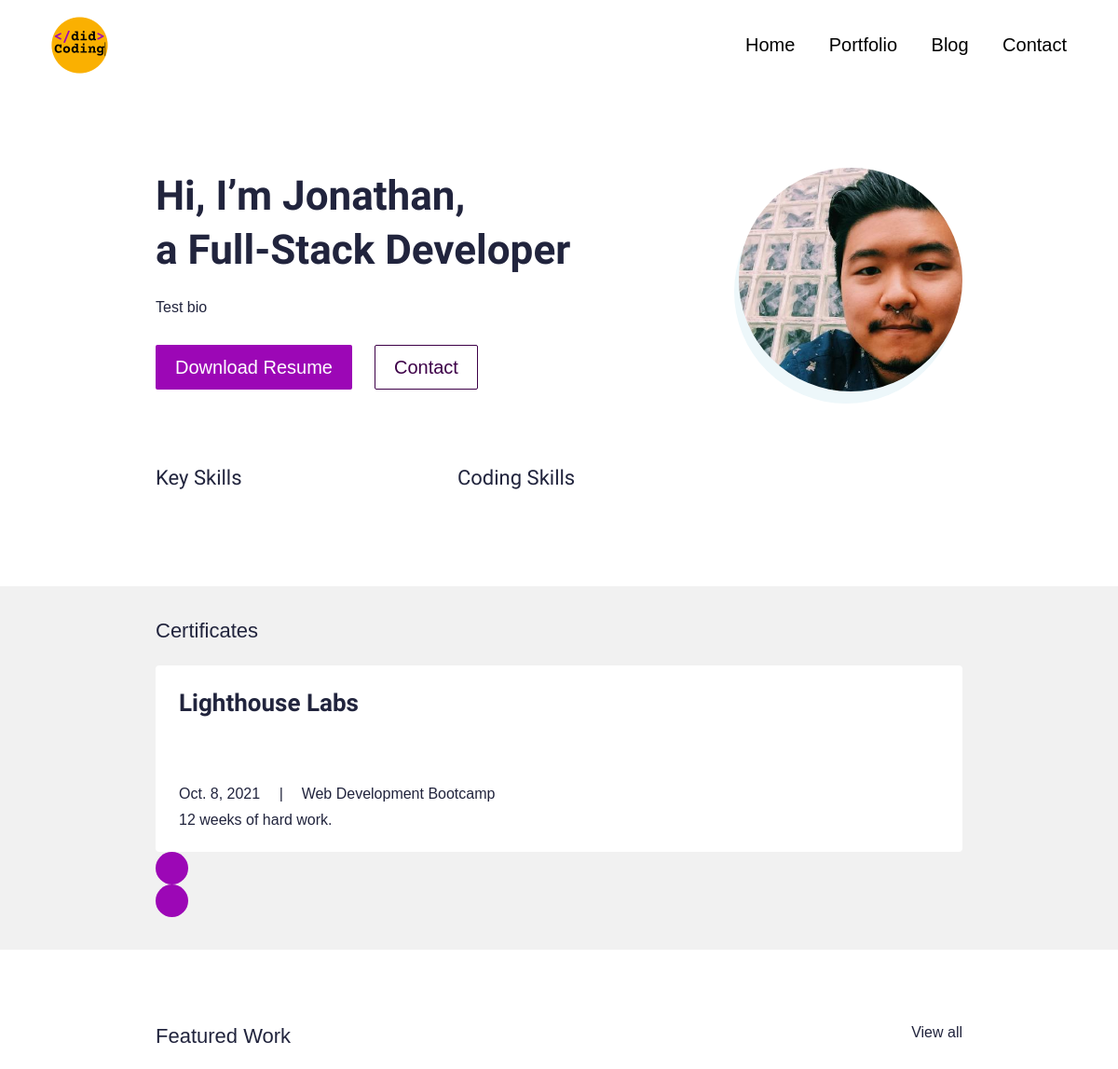
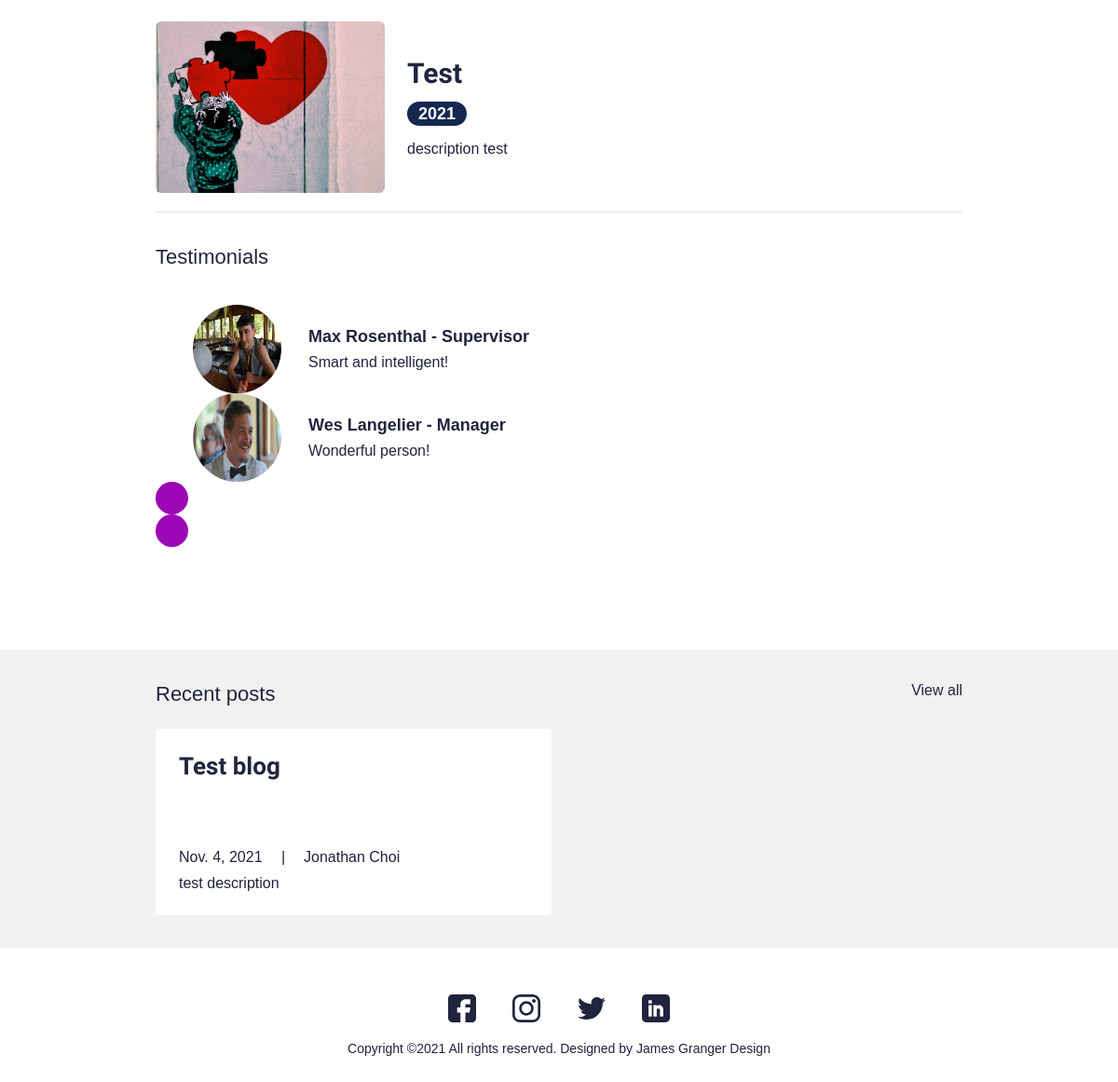
The page / on the database its author committed (2 pictures, top to bottom).
### main/models.py (models this page shows, shortened)
class UserProfile(models.Model):
    class Meta:
        verbose_name_plural = 'User Profiles'
        verbose_name = 'User Profile'
    user = models.OneToOneField(User, on_delete=models.CASCADE)
    avatar = models.ImageField(blank=True, null=True, upload_to="avatar")
    title = models.CharField(max_length=200, blank=True, null=True)
    bio = models.TextField(blank=True, null=True)
    skills = models.ManyToManyField(Skill, blank=True)
    cv = models.FileField(blank=True, null=True, upload_to="cv")

class Certificate(models.Model):
    class Meta:
        verbose_name_plural = 'Certificates'
        verbose_name = 'Certificate'
    date = models.DateTimeField(blank=True, null=True)
    name = models.CharField(max_length=50, blank=True, null=True)
    title = models.CharField(max_length=200, blank=True, null=True)
    description = models.CharField(max_length=500, blank=True, null=True)
    is_active = models.BooleanField(default=True)

class Portfolio(models.Model):
    class Meta:
        verbose_name_plural = 'Portfolio Profiles'
        verbose_name = 'Portfolio'
        ordering = ["name"]
    date = models.DateTimeField(blank=True, null=True)
    name = models.CharField(max_length=200, blank=True, null=True)
    description = models.CharField(max_length=500, blank=True, null=True)
    body = RichTextField(blank=True, null=True)
    image = models.ImageField(blank=True, null=True, upload_to="portfolio")
    slug = models.SlugField(null=True, blank=True)
    is_active = models.BooleanField(default=True)

class Testimonial(models.Model):
    class Meta:
        verbose_name_plural = 'Testimonials'
        verbose_name = 'Testimonial'
        ordering = ["name"]
    thumbnail = models.ImageField(
        blank=True, null=True, upload_to="testimonials")
    name = models.CharField(max_length=200, blank=True, null=True)
    role = models.CharField(max_length=200, blank=True, null=True)
    quote = models.CharField(max_length=500, blank=True, null=True)
    is_active = models.BooleanField(default=True)

class Blog(models.Model):
    class Meta:
        verbose_name_plural = 'Blog Profiles'
        verbose_name = 'Blog'
        ordering = ["timestamp"]
    timestamp = models.DateTimeField(auto_now_add=True)
    author = models.CharField(max_length=200, blank=True, null=True)
    name = models.CharField(max_length=200, blank=True, null=True)
    description = models.CharField(max_length=500, blank=True, null=True)
    body = RichTextField(blank=True, null=True)
    slug = models.SlugField(null=True, blank=True)
    image = models.ImageField(blank=True, null=True, upload_to="blog")
    is_active = models.BooleanField(default=True)

### main/views.py (the view)
# urls.py: path('', views.IndexView.as_view(), name="home"),
class IndexView(generic.TemplateView):
    template_name = "main/index.html"
    def get_context_data(self, **kwargs):
        context = super().get_context_data(**kwargs)
        testimonials = Testimonial.objects.filter(is_active=True)
        certificates = Certificate.objects.filter(is_active=True)
        blogs = Blog.objects.filter(is_active=True)
        portfolio = Portfolio.objects.filter(is_active=True)
        context["testimonials"] = testimonials
        context["certificates"] = certificates
        context["blogs"] = blogs
        context["portfolio"] = portfolio
        return context

### resume_demo/context_processors.py (called while the page is built)
def project_context(request):
    context = {
        'me': User.objects.first(),
    }
    return context

### main/templates/main/index.html (shortened to what this page needs)
{% extends 'main/base.html' %}
{% load static %}
{% block content %}
<section>
  <div class="bannerSection">
    <div class="container">
      <div class="row g-4 g-md-3  align-items-center">
        <div class="col-md-auto order-md-last">
          <div class="bannerUserImg">
            <img src="{{me.userprofile.avatar.url}}" alt="{{me.first_name|title}} {{me.last_name|title}} avatar">
          </div>
        </div>
        <div class="col-md">
          <div class="bannerContent">
            <h1 class="xlTitle pb-3">Hi, I’m {{me.first_name|title}}, <br> a {{me.userprofile.title}} </br></h1>
            <p>{{me.userprofile.bio}}</p>
            <div class="bannerBtnCol">
              <div class="row">
                <div class="col-auto">
                  <a download href="{{me.userprofile.cv.url}}" class="btn btnPrimary">Download Resume</a>
                </div>
                <div class="col-auto">
                  <a href="{% url 'main:contact' %}" class="btn btnOutline">Contact</a>
                </div>
              </div>
            </div>
          </div>
        </div>
      </div>
    </div>
  </div>
</section>
<section>
  <div class="sectionSpace pt-0">
    <div class="container">
      <div class="row">
        <div class="col-md-auto">
          <div class="keySkillCol">
            <h4 class="smTitle pb-3">Key Skills</h4>
          </div>
        </div>
        <div class="col-md">
          <h4 class="smTitle pb-3">Coding Skills</h4>
        </div>
      </div>
    </div>
  </div>
</section>
<section>
  <div class="sectionSpaceSm lightBg">
    <div class="container">
      <div class="row pb-3">
        <div class="col">
          <h4 class="smText regular">Certificates</h4>
        </div>
      </div>
      <div class="sliderOuter">
        <div class="swiper certificatesSlider">
          <div class="swiper-wrapper">
            {% for c in certificates %}
            {% if c.is_active %}
            <div class="swiper-slide">
              <div class="cardStyle1">
                <h4 class="mdTitle cs1Title">
                  <a href="javascript:void(0)">{{c.title}}</a>
                </h4>
                <ul class="cardOptionCol">
                  <li>{{c.date.date}}</li>
                  <li>{{c.name|title}}</li>
                </ul>
                <p>{{c.description}}</p>
              </div>
            </div>
            {% endif %}
            {% endfor %}
          </div>
        </div>
        <div class="cert-swiper-button-next swiper-button-next swiperBtnStyle"></div>
        <div class="cert-swiper-button-prev swiper-button-prev swiperBtnStyle"></div>
      </div>
    </div>
  </div>
</section>
<section>
  <div class="sectionSpace">
    <div class="container">
      <div class="portfolioCol">
        <div class="row pb-3">
          <div class="col">
            <h4 class="smText regular">Featured Work</h4>
          </div>
          <div class="col-auto">
            <a href="{% url 'main:portfolios' %}" class="simpleLink">View all</a>
          </div>
        </div>
        {% for p in portfolio %}
        {% if p.is_active %}
        <div class="portfolioCard">
          <div class="row g-4 align-items-center">
            <div class="col-md-auto">
              <div class="portfolioImgCol">
                <a href="{% url 'main:portfolio' slug=p.slug %}"><img src="{{p.image.url}}" alt="..."></a>
              </div>
            </div>
            <div class="col-md">
              <div class="portfolioContentCol">
                <h4 class="lgTitle"><a href="{% url 'main:portfolio' slug=p.slug %}">{{p.name}}</a></h4>
                <ul class="portfolioOption">
                  <li><span class="dateLbl">{{p.date.year}}</span></li>
                </ul>
                <p>{{p.description}}</p>
              </div>
            </div>
          </div>
        </div>
        {% endif %}
        {% endfor %}
      </div>
      <div class="testimonialCol">
        <h4 class="smText regular d-block">Testimonials</h4>
        <div class="testimonialSlider">
          <div class="swiper testimonialSwiper">
            <div class="swiper-wrapper">
              {% for t in testimonials %}
              {% if t.is_active %}
              <div class="swiper-slide">
                <div class="testimonialCard">
                  <div class="row align-items-center">
                    <div class="col-sm-auto">
                      <div class="tImgCol">
                        <img src="{{t.thumbnail.url}}" alt="...">
                      </div>
                    </div>
                    <div class="col-sm">
                      <div class="tContentCol">
                        <h4 class="xsTitle bold">{{t.name}} - {{t.role}}</h4>
                        <p>{{t.quote}}</p>
                      </div>
                    </div>
                  </div>
                </div>
              </div>
              {% endif %}
              {% endfor %}
            </div>
            <div class="test-swiper-button-next swiper-button-next swiperBtnStyle"></div>
            <div class="test-swiper-button-prev swiper-button-prev swiperBtnStyle"></div>
          </div>
        </div>
      </div>
    </div>
  </div>
</section>
<section>
  <div class="sectionSpaceSm lightBg">
    <div class="container">
      <div class="row pb-3">
        <div class="col">
          <h4 class="smText regular">Recent posts</h4>
        </div>
        <div class="col-auto">
          <a href="{% url 'main:blogs' %}" class="simpleLink">View all</a>
        </div>
      </div>
      <div class="row g-3">
      {% for b in blogs %}
      {% if b.is_active %}
        <div class="col-lg-6">
          <div class="cardStyle1">
            <h4 class="mdTitle cs1Title"><a href="{% url 'main:blog' slug=b.slug %}">{{b.name}}</a></h4>
            <ul class="cardOptionCol">
              <li>{{b.timestamp.date}}</li>
              <li>{{b.author}}</li>
            </ul>
            <p>{{b.description}}</p>
          </div>
        </div>
        {% endif %}
        {% endfor %}
      </div>
    </div>
  </div>
</section>
{% endblock %}

### main/templates/main/base.html (shortened to what this page needs)
{% load static %}
<!doctype html>
<html lang="en">
  <head>
    <link href="{% static 'css/bootstrap.min.css' %}" rel="stylesheet">
    <link rel="stylesheet" href="https://unpkg.com/swiper@7.0.5/swiper-bundle.min.css">
    <link href="{% static 'css/style.css' %}" rel="stylesheet">
  </head>
  <body>
    {% include 'main/partials/nav.html' %}
    {% block content %}
    {% endblock %}
    {% include 'main/partials/footer.html' %}
  </body>
</html>

### main/templates/main/partials/nav.html (shortened to what this page needs)
{% load static %}
<header>
    <div class="headerCol">
    <div class="container-fluid">
        <div class="row align-items-center">
        <div class="col-auto">
            <div class="logoCol"><a href="{% url 'main:home' %}"><img src="{% static 'images/logo.png' %}" alt="..."></a></div>
        </div>
        <div class="col">
            <div class="navCollapseCol">
            <div class="navCol">
                <ul>
                <li><a href="{%url 'main:home'%}">Home</a></li>
                <li><a href="{%url 'main:portfolios' %}">Portfolio</a></li>
                <li><a href="{% url 'main:blogs' %}">Blog</a></li>
                <li><a href="{%url 'main:contact'%}">Contact</a></li>
                </ul>
            </div>
            </div>
        </div>
        </div>
    </div>
    </div>
</header>

### main/templates/main/partials/footer.html
{% load static %}
<footer>
    <div class="footerCol">
    <div class="container">
        <ul class="socialCol">
        <li><a href="javascript:void(0)"><img src="{% static 'images/fb.svg' %}" alt="..."></a></li>
        <li><a href="javascript:void(0)"><img src="{% static 'images/insta.svg' %}" alt="..."></a></li>
        <li><a href="javascript:void(0)"><img src="{% static 'images/twitter.svg' %}" alt="..."></a></li>
        <li><a href="javascript:void(0)"><img src="{% static 'images/linkedin.svg' %}" alt="..."></a></li>
        </ul>
        <div class="copyrightCol">
        <p>Copyright ©{% now 'Y' %} All rights reserved. Designed by <a href="https://jamesgrangerdesign.co.uk/" target="_blank">James Granger Design</a></p>
        </div>
    </div>
    </div>
</footer>

### rows shown on the page
Certificate: title "Lighthouse Labs", date "Oct. 8, 2021", name "Web Development Bootcamp", description "12 weeks of hard work."
Portfolio: image (picture), name "Test", date.year "2021", description "description test"
Testimonial: thumbnail (picture), name "Max Rosenthal", role "Supervisor", quote "Smart and intelligent!"
Testimonial: thumbnail (picture), name "Wes Langelier", role "Manager", quote "Wonderful person!"
Blog: name "Test blog", timestamp "Nov. 4, 2021", author "Jonathan Choi", description "test description"

### other values the page prints
{{ me.first_name|title }} "Jonathan"
{{ me.userprofile.title }} "Full-Stack Developer"
{{ me.userprofile.bio }} "Test bio"
